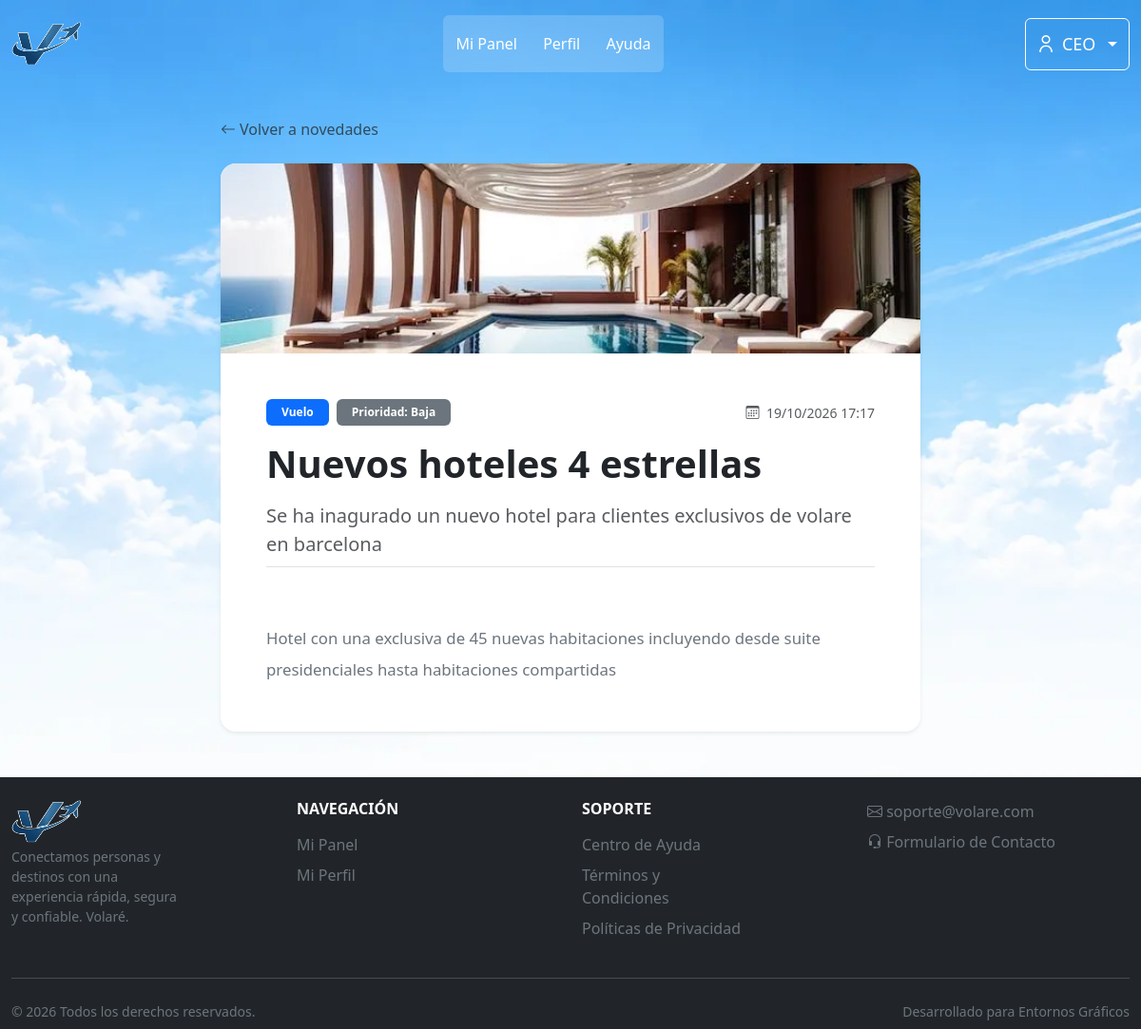
Screenshot of /index.php?pagina=cliente-novedad-detalle&id=1 (signed in) with the database file from the repository.
### tables this page shows
CREATE TABLE `novedades` (
  `idNovedad` int NOT NULL AUTO_INCREMENT,
  `titulo` varchar(150) NOT NULL,
  `subtitulo` varchar(255) DEFAULT NULL,
  `contenido` text NOT NULL,
  `categoria` enum('general','promocion','vuelo','mantenimiento','importante') DEFAULT 'general',
  `prioridad` enum('baja','media','alta') DEFAULT 'media',
  `estado` enum('borrador','publicada','archivada') DEFAULT 'publicada',
  `imagen` varchar(255) DEFAULT NULL,
  `fechaPublicacion` datetime DEFAULT CURRENT_TIMESTAMP,
  `fechaCreacion` datetime NOT NULL DEFAULT CURRENT_TIMESTAMP,
  `fechaActualizacion` datetime NOT NULL DEFAULT CURRENT_TIMESTAMP ON UPDATE CURRENT_TIMESTAMP,
  PRIMARY KEY (`idNovedad`)
);

### src/config/app.php (called while the page is built, shortened)
<?php
function url(string $path = ''): string {
    $path = ltrim($path, '/');
    return APP_BASE . '/' . $path;
}

### src/controllers/NovedadController.php (called while the page is built, shortened)
<?php
class NovedadController {
    private $conexion;
    public function __construct($conexion) {
        $this->conexion = $conexion;
    }
    public function obtenerPorId(int $id): ?array {
        $stmt = mysqli_prepare($this->conexion,
            "SELECT * FROM novedades WHERE idNovedad = ?");
        mysqli_stmt_bind_param($stmt, 'i', $id);
        mysqli_stmt_execute($stmt);
        $fila = mysqli_fetch_assoc(mysqli_stmt_get_result($stmt));
        return $fila ?: null;
    }
}

### src/views/cliente/novedadDetalle.php (the view, shortened to what this page needs)
<?php
require_once __DIR__ . '/../../controllers/NovedadController.php';
$idNovedad = $_GET['id'] ?? null;
$ctrl = new NovedadController($link);
$novedad = $ctrl->obtenerPorId($idNovedad);
?>
<!DOCTYPE html>
<html lang="es">
<head>
    <link href="https://cdn.jsdelivr.net/npm/bootstrap@5.3.8/dist/css/bootstrap.min.css" rel="stylesheet">
    <link rel="stylesheet" href="<?= url('public/css/layout/homeCliente.css') ?>">
    <link rel="stylesheet" href="<?= url('public/css/layout/header.css') ?>">
    <link rel="stylesheet" href="<?= url('public/css/components/menuMobile.css') ?>">
    <link rel="stylesheet" href="<?= url('public/css/bootstrap-icons.css') ?>">
</head>
<body class="container-fluid overflow-x-hidden p-0 m-0 bg-light">
    <?php require __DIR__ . '/../layouts/header.php'; ?>
    <div class="container py-5">
        <div class="row justify-content-center">
            <div class="col-lg-8">
                <a href="<?= url('index.php?pagina=cliente-novedades') ?>" class="text-decoration-none d-inline-flex align-items-center gap-1 mb-4 text-muted">
                    <i class="bi bi-arrow-left"></i> Volver a novedades
                </a>
                <div class="card border-0 shadow-sm rounded-4 overflow-hidden bg-white">
                    <?php if (!empty($novedad['imagen'])): ?>
                        <img src="<?= htmlspecialchars($novedad['imagen']) ?>" class="w-100" alt="Imagen de novedad" style="max-height: 200px; object-fit: cover;">
                    <?php endif; ?>
                    <div class="card-body p-4 p-md-5">
                        <div class="d-flex align-items-center gap-2 mb-3">
                            <span class="badge text-bg-primary text-capitalize px-3 py-2"><?= htmlspecialchars($novedad['categoria']) ?></span>
                            <span class="badge text-bg-secondary px-3 py-2 text-capitalize">Prioridad: <?= htmlspecialchars($novedad['prioridad']) ?></span>
                            <small class="text-muted ms-auto"><i class="bi bi-calendar3 me-1"></i> <?= date('d/m/Y H:i', strtotime($novedad['fechaPublicacion'])) ?></small>
                        </div>
                        <h1 class="fw-bold mb-3 display-6"><?= htmlspecialchars($novedad['titulo']) ?></h1>
                        <?php if (!empty($novedad['subtitulo'])): ?>
                            <p class="text-muted fs-5 fw-medium mb-4 pb-2 border-bottom"><?= htmlspecialchars($novedad['subtitulo']) ?></p>
                        <?php endif; ?>
                        <div class="novedad-contenido text-secondary lh-lg" style="font-size: 1.05rem; white-space: pre-line;">
                            <?= htmlspecialchars($novedad['contenido']) ?>
                        </div>
                    </div>
                </div>
            </div>
        </div>
    </div>
    <?php require_once __DIR__ . '/../layouts/footer.php'; ?>
</body>
</html>

### public/css/layout/homeCliente.css (style rules this page uses)
body { background-image: url("../../img/fondo-cliente.webp"); background-repeat: no-repeat; background-size: cover; background-position: center; background-attachment: fixed; min-height: 100vh; display: flex; flex-direction: column; }

### rows the page displays
novedades: imagen (picture), categoria "Vuelo", prioridad "Baja", fechaPublicacion "19/10/2026 17:17", titulo "Nuevos hoteles 4 estrellas", subtitulo "Se ha inagurado un nuevo hotel para clientes exclusivos de volare en barcelona", contenido "Hotel con una exclusiva de 45 nuevas habitaciones incluyendo desde suite presidenciales hasta habitaciones compartidas"

### other values shown
$link['label'] "Mi Panel"
$link['label'] "Perfil"
$link['label'] "Ayuda"
$usuario['nombre'] "CEO"
